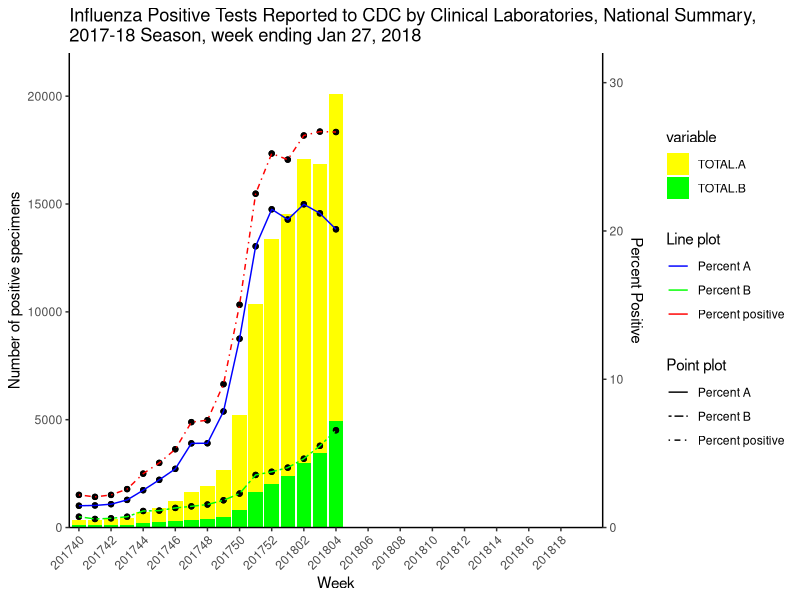

Write the R code that produced this figure.
# Plot the 1st graph. : Influenza
data1<-read.csv("./WHO_NREVSS_Clinical_Labs.csv", header= TRUE, skip = 1)
data1<-data1[data1$YEAR<2018|(data1$YEAR==2018 & data1$WEEK<5),]
data1$WEEK1<-ifelse((data1$WEEK<10), paste("0",data1$WEEK,sep=""), data1$WEEK)

data1$WEEK1<- paste(data1$YEAR, data1$WEEK1,sep = "")
library(reshape)
data2<- subset(data1, select=c('WEEK1','TOTAL.A','TOTAL.B','PERCENT.A','PERCENT.B','PERCENT.POSITIVE','TOTAL.SPECIMENS'))
data2<- melt(data2, id=c("WEEK1","PERCENT.A","PERCENT.B","PERCENT.POSITIVE",'TOTAL.SPECIMENS'))


library(ggplot2)
p1<-ggplot(data2) +
  geom_bar(aes(x = WEEK1, y =value,fill = variable),stat = "identity")+
  scale_fill_manual(values = c("TOTAL.A" = "yellow", "TOTAL.B" = "green"))+
  geom_point(aes(x=WEEK1, y=PERCENT.POSITIVE*22000/32,group=1), stat = "identity")+
  geom_line(aes(x=WEEK1, y=PERCENT.POSITIVE*22000/32,group=1,linetype="Percent positive",color="Percent positive"),stat = "identity")+
  scale_y_continuous(position="left",sec.axis = sec_axis(~./22000*32,name="Percent Positive"),limits = c(0,22000), expand = c(0, 0))+
  geom_point(aes(x=WEEK1, y=PERCENT.A*22000/32,group=1), stat = "identity")+
  geom_line(aes(x=WEEK1, y=PERCENT.A*22000/32,group=1,linetype="Percent A",color="Percent A"), stat = "identity")+
  geom_point(aes(x=WEEK1, y=PERCENT.B*22000/32,group=1), stat = "identity")+
  geom_line(aes(x=WEEK1, y=PERCENT.B*22000/32,group=1,linetype="Percent B",color="Percent B"), stat = "identity")+
  scale_x_discrete(limits=c("201740","201741","201742","201743","201744","201745","201746","201747","201748","201749","201750","201751","201752","201801","201802","201803","201804","201805","201806","20807","201808","201809","201810","201811","201812","201813","201814","201815","201816","201817","201818","201819","201820"),breaks=c("201740","201742","201744","201746","201748","201750","201752","201802","201804","201806","201808","201810","201812","201814","201816","201818"))+
  theme_classic() + theme(axis.text.x = element_text(angle=45,hjust=1)) +
  ggtitle("Influenza Positive Tests Reported to CDC by Clinical Laboratories, National Summary,\n2017-18 Season, week ending Jan 27, 2018") +
  labs(y="Number of positive specimens", x = "Week") +
  scale_linetype_manual(name="Point plot",values= c('solid', 'twodash', 'dotdash'))+
  scale_colour_manual(name="Line plot",values = c("blue", "green","red"))
print(p1)
